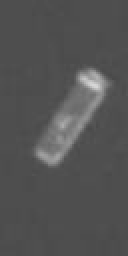
#> input picture test/ship/multi_scale/0000093.png, 128 x 256 px
$ python HOG_sample.py   (older library calls are emulated)
#> lines starting #> are read from the running program, lines starting #| are printed output that depends on the picture
### hog.py
import cv2
import numpy as np
import itertools
import math

class HOGDetector(object):
	"""docstring for HOGDetector"""
	def __init__(self):
		super(HOGDetector, self).__init__()

	def _calc_weighted_gradient(self):
		"""
		Calculate integral gradient of image (w, h, numorient)

	    returns
	        Integral gradient image

	    params
	        im: original image
	        numorient: number of orientation bins, default is 9 (-4..4)
	    """

	    # calculate gradient in 2 direction
		gx = cv2.Sobel(self.im, cv2.CV_64F, 1, 0, ksize=3)
		gy = cv2.Sobel(self.im, cv2.CV_64F, 0, 1, ksize=3)

		# calculate absolute magnitude of the gradient
		magnitude = np.sqrt(gx ** 2 + gy ** 2)

	    # set up gradient
		gradient = np.zeros((self.heigh, self.width, self.numorient))

		# calc initial gradient orientation and magnnitude
		mid = self.numorient / 2
		for y in range(self.heigh):
			for x in range(self.width):
				# normalize the gradient vector
				magnitude_norm = np.sqrt((gy[y, x] ** 2 + gx[y, x] ** 2) / magnitude[y, x] ** 2 if magnitude[y, x] > 0 else 0)

				orientation = 0
				if magnitude_norm[y, x] >= self.magnitude_threshold:
					angle = np.arctan2(gy[y, x], gx[y, x])
					orientation = math.floor(1 + angle / (np.pi / mid))
					gradient[y, x, orientation] += magnitude_norm

		self.integral_gradient = np.copy(gradient)
		# calc gradient integral image
		for y in xrange(1, self.heigh):
			for x in xrange(1, self.width):
				for ang in range(self.numorient):
					self.integral_gradient[y, x, ang] += gradient[y, x, ang] + \
														gradient[y - 1, x, ang] + \
														gradient[y, x - 1, ang] - \
														gradient[y - 1, x - 1, ang]


	# [4 lines left out: function _calc_hog_descriptor, not called in this run]

	def _block_normalization(self, gradient, pixels_per_cell = (8, 8), cells_per_block=(2, 2)):
		return gradient

	# [15 lines left out: function _calc_cell_HOG, not called in this run]

	def compute(self, im, numorient = 9, pixels_per_cell = (8, 8), cells_per_block=(2, 2), magnitude_threshold = 0.0):
		# initialize parameters
		self.im = im
		self.numorient = numorient
		self.magnitude_threshold = magnitude_threshold
		self.pixels_per_cell = pixels_per_cell
		self.cells_per_block = cells_per_block

		# preparing image
		self.heigh, self.width = self.im.shape

		# calculate weighted gradient
		self._calc_weighted_gradient()

		# calculate features
		for i in range(self.heigh):
			for j in range(self.width):
				# self._calc_cell_HOG((i, j, i + pixels_per_cell[0], j + pixels_per_cell[1]))
				pass

		self._block_normalization()

### HOG_sample.py
import numpy as np
from hog import HOGDetector
import cv2

if __name__ == '__main__':
	image = cv2.imread("test/ship/multi_scale/0000093.png", 0)
#> image is the input picture: shape (256, 128); min 73, max 215, mean 83.5

	hog = HOGDetector()
	hog.compute(image)
#> in _calc_weighted_gradient, `gx = cv2.Sobel(self.im, cv2.CV_64F, 1, 0, ksize=3)`:
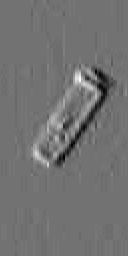
#> gx: shape (256, 128) float64; min -102, max 126, mean 0; drawn with min black and max white
#> in _calc_weighted_gradient, `gy = cv2.Sobel(self.im, cv2.CV_64F, 0, 1, ksize=3)`:
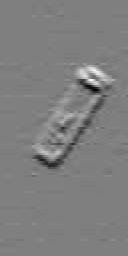
#> gy: shape (256, 128) float64; min -133, max 134, mean 0; drawn with min black and max white
#> in _calc_weighted_gradient, `magnitude = np.sqrt(gx ** 2 + gy ** 2)`:
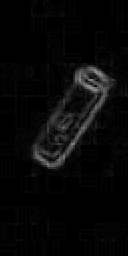
#> magnitude: shape (256, 128) float64; min 0, max 152, mean 7.9
#> (the run stopped early here; a loop or call above may not have finished)

$ run again, with test/ship/multi_scale/0000091.png copied over test/ship/multi_scale/0000093.png
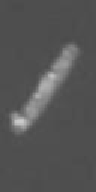
#> input picture test/ship/multi_scale/0000091.png, 96 x 192 px
#> image is the input picture: shape (192, 96); min 74, max 203, mean 85.1
#> in _calc_weighted_gradient, `gy = cv2.Sobel(self.im, cv2.CV_64F, 0, 1, ksize=3)`:
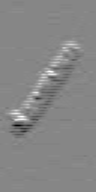
#> gy: shape (192, 96) float64; min -200, max 179, mean 0; drawn with min black and max white
#> in _calc_weighted_gradient, `magnitude = np.sqrt(gx ** 2 + gy ** 2)`:
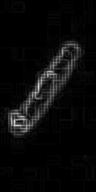
#> magnitude: shape (192, 96) float64; min 0, max 221.1, mean 10.3

$ run again, with test/ship/multi_scale/0000092.png copied over test/ship/multi_scale/0000093.png
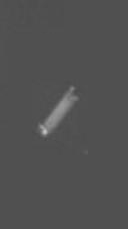
#> input picture test/ship/multi_scale/0000092.png, 128 x 229 px
#> image is the input picture: shape (229, 128); min 73, max 194, mean 81.2
#> in _calc_weighted_gradient, `gy = cv2.Sobel(self.im, cv2.CV_64F, 0, 1, ksize=3)`:
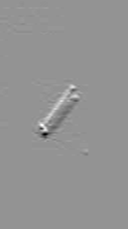
#> gy: shape (229, 128) float64; min -217, max 157, mean 0; drawn with min black and max white
#> in _calc_weighted_gradient, `magnitude = np.sqrt(gx ** 2 + gy ** 2)`:
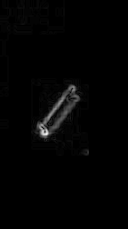
#> magnitude: shape (229, 128) float64; min 0, max 241.8, mean 3.2
